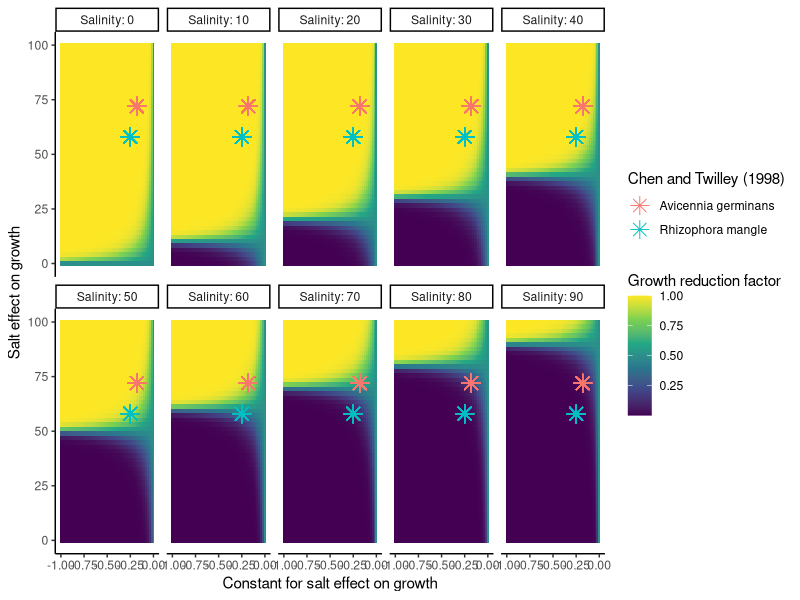
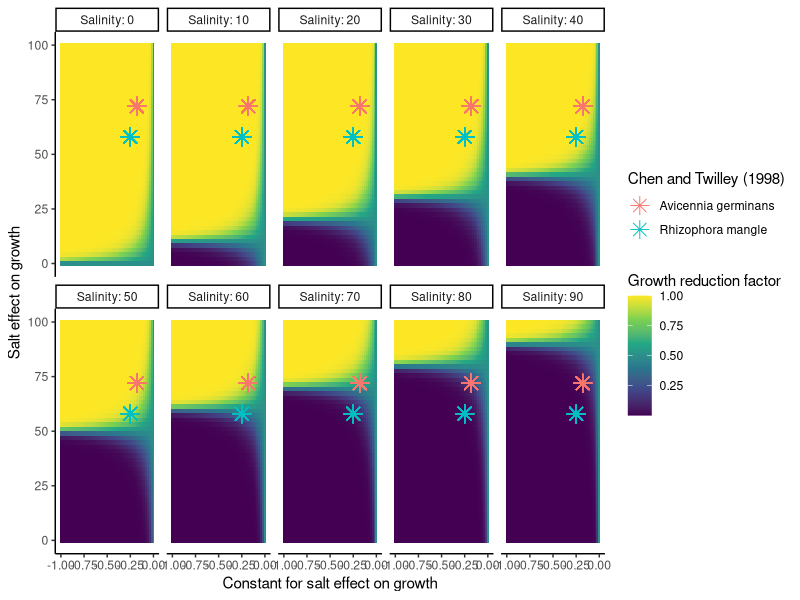

The R source for these figures, in order:
library(tidyverse)

# a = self._salt_effect_d
# b = self._salt_effect_ui

get.bg_factor = function(a, b, salinity_plant){
  return((1 / (1 + exp(a *
      (b - (salinity_plant))))))
}


tt = data.frame()

for (a in seq(-1, 0, length.out = 50)){
  for (b in seq(0, 100, length.out = 50)){
    t = data.frame(salinity_plant = seq(0, 90, by = 10)) %>% 
      mutate(a = a,
             b = b,
             res_b = get.bg_factor(a, b, salinity_plant))
    tt = rbind(tt, t)
    
  }
}


tt %>% 
  rename("Salinity" = "salinity_plant") %>% 
  ggplot(., aes(x = a, fill = res_b, 
                y = b)) +
  geom_tile() +
  geom_point(aes(x = -0.18, y = 72, col = "Avicennia germinans"), 
             size = 4, shape = 8) +
  geom_point(aes(x = -0.25, y = 58, col = "Rhizophora mangle"), 
             size = 4, shape = 8) +
  scale_fill_viridis_c() +
  facet_wrap(~Salinity, ncol = 5, labeller = label_both) +
  labs(x = "Constant for salt effect on growth",
       y = "Salt effect on growth",
       fill = "Growth reduction factor",
       col = "Chen and Twilley (1998)") +
  theme_classic()

ggsave("forman.jpg")
